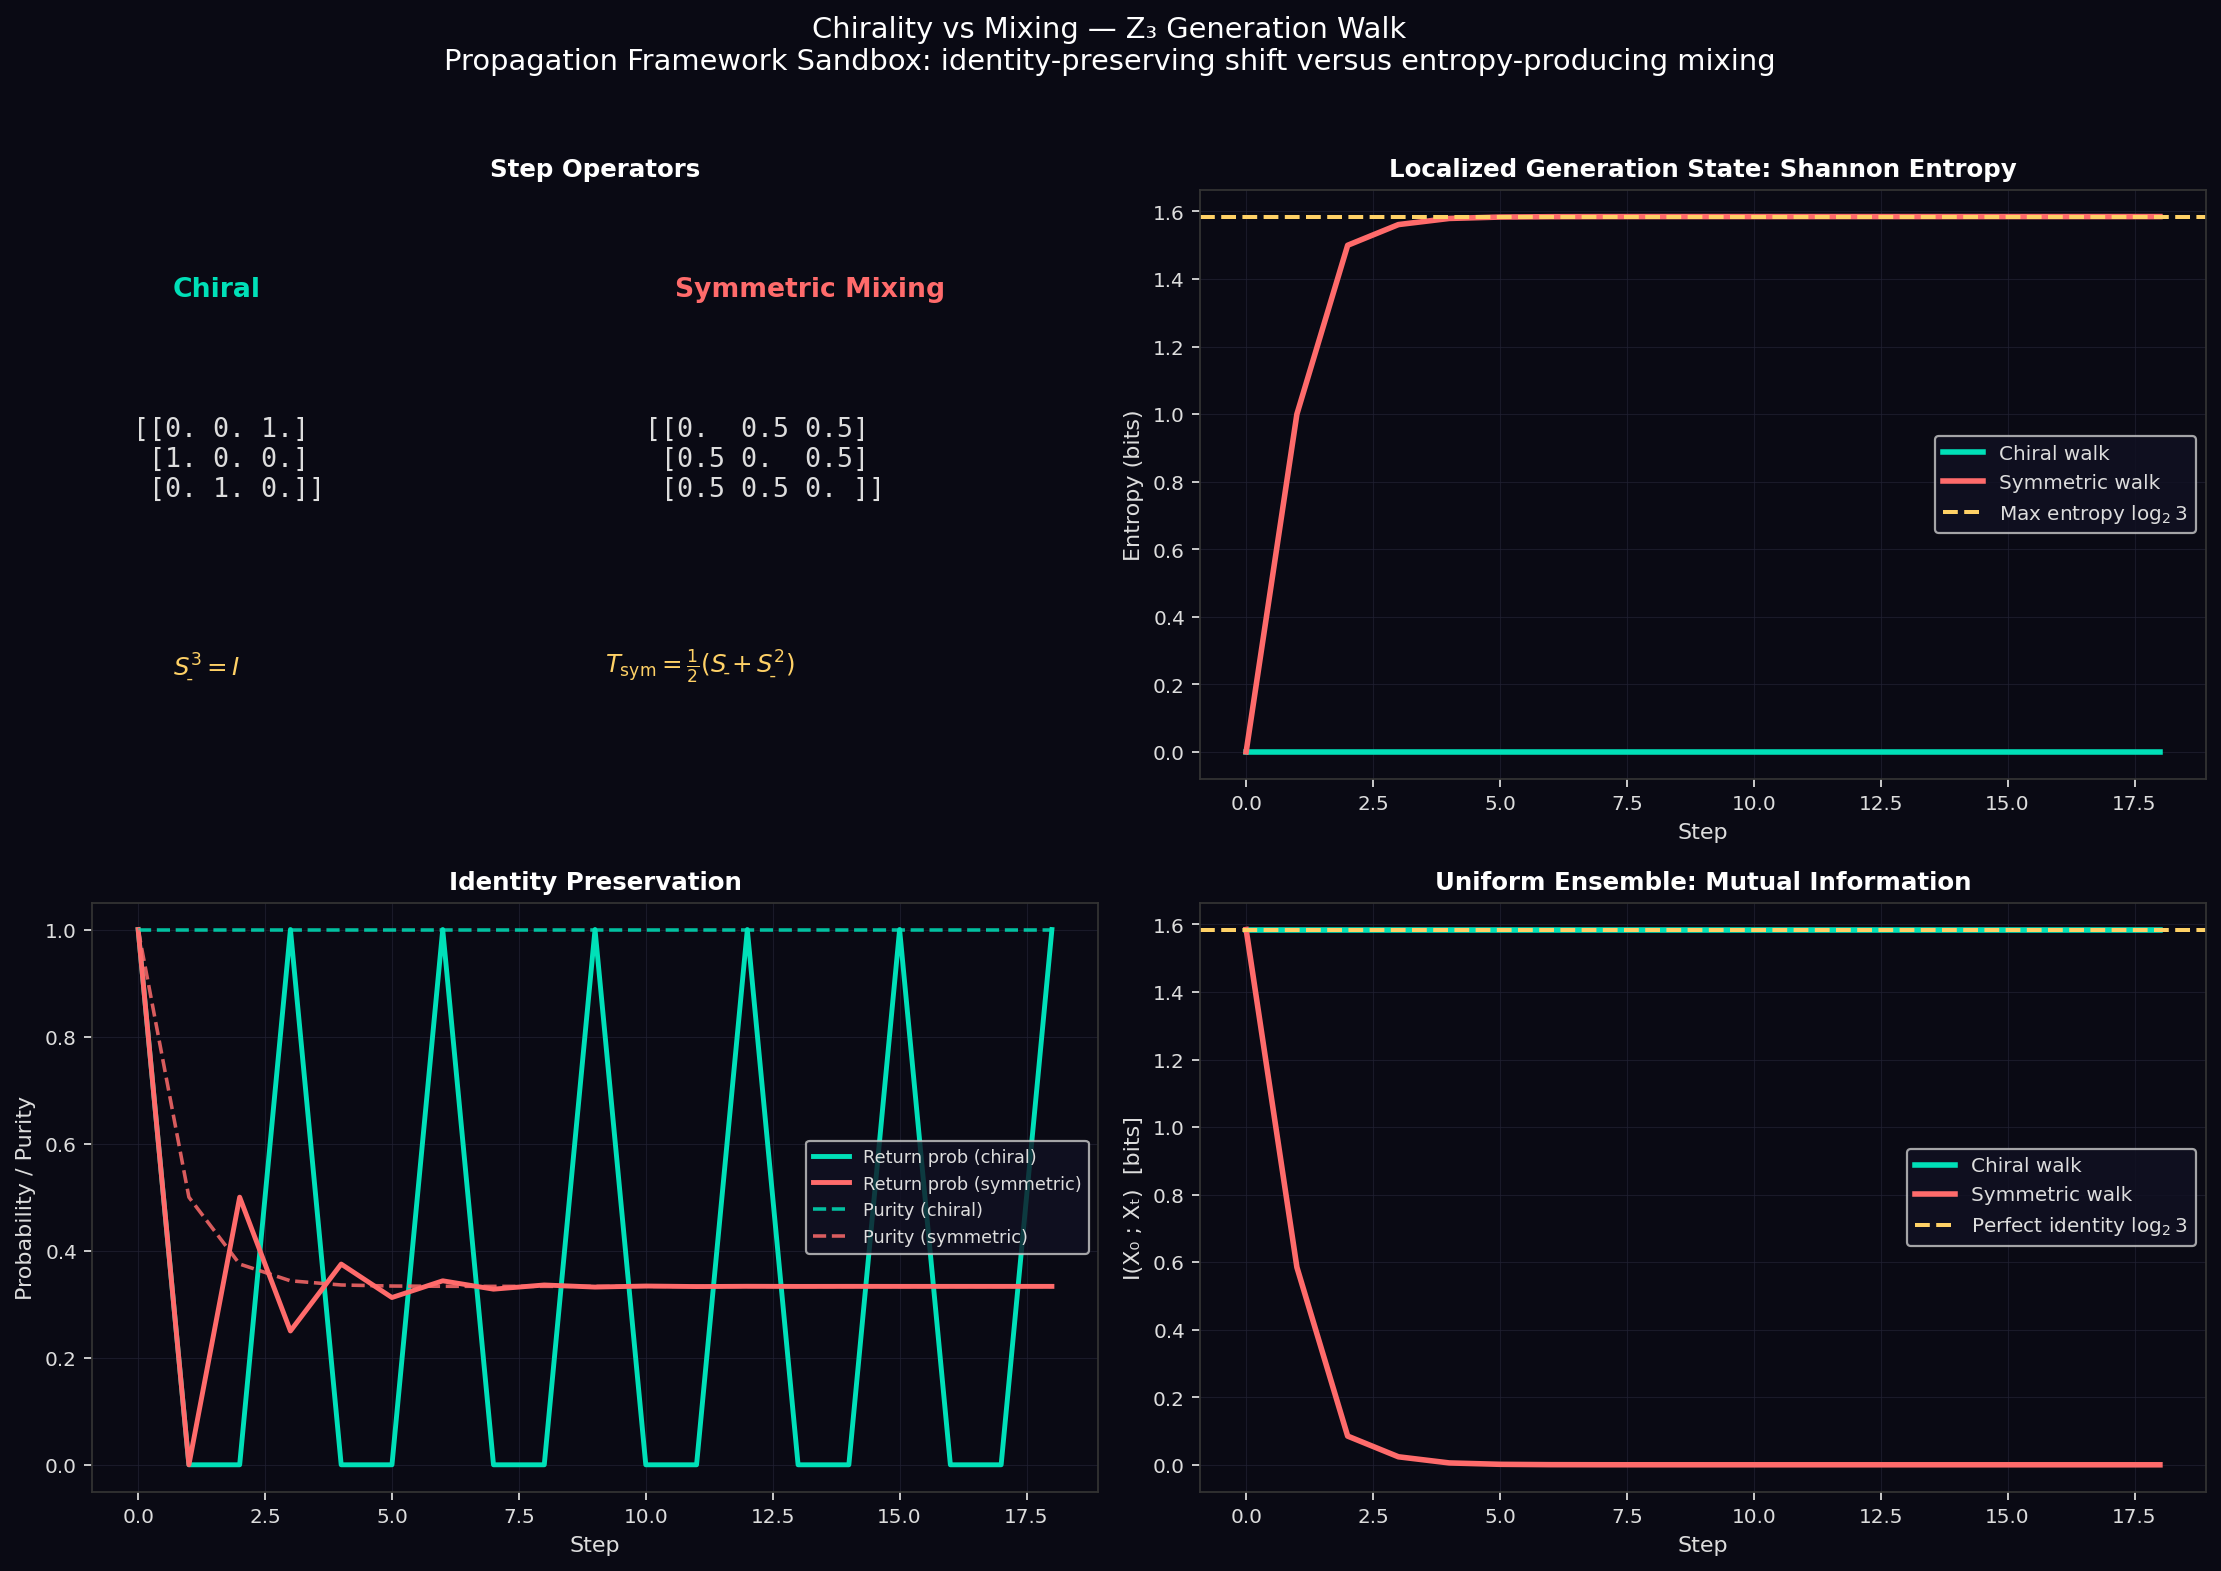

Generate this figure with Python:
#!/usr/bin/env python3
"""
chiral_vs_symmetric_entropy.py
==============================

Executable comparison of two Z3 generation walks:

1. Chiral walk:
   0 -> 1 -> 2 -> 0
   represented by the pure shift matrix S_bar.

2. Symmetric mixing walk:
   each channel mixes equally into its two neighbors,
   represented by the nearest-neighbor circulant matrix
   T_sym = 0.5 * (S_bar + S_bar^2).

This is not a proof of the God Equation. It is a sandbox demonstration of a
clean physical intuition:

  chirality preserves generation identity,
  symmetric mixing destroys it.

Diagnostics:
- Shannon entropy H[p_t] for an initially localized generation state
- Return probability to the initial generation
- Purity sum_i p_i^2
- Mutual information I(X_0 ; X_t) for a uniform ensemble of initial channels

Run:
    python sandbox/chiral_vs_symmetric_entropy.py
"""

from __future__ import annotations

import csv
import math
from pathlib import Path

import matplotlib
matplotlib.use('Agg')
import matplotlib.pyplot as plt
import numpy as np


SCRIPT_DIR = Path(__file__).parent
PLOT_PATH = SCRIPT_DIR / "chiral_vs_symmetric_entropy.png"
SCAN_PLOT_PATH = SCRIPT_DIR / "chiral_vs_symmetric_phase_scan.png"
SCAN_CSV_PATH = SCRIPT_DIR / "chiral_vs_symmetric_phase_scan.csv"


def s_bar_matrix() -> np.ndarray:
    """
    Cyclic shift on Z3:
        |0> -> |1>, |1> -> |2>, |2> -> |0>
    Matrix acts on column vectors.
    """
    return np.array(
        [
            [0.0, 0.0, 1.0],
            [1.0, 0.0, 0.0],
            [0.0, 1.0, 0.0],
        ]
    )


def chirality_family(eta: float) -> np.ndarray:
    """
    One-parameter family interpolating between:
      eta = 1.0  -> pure chiral shift S_bar
      eta = 0.0  -> symmetric nearest-neighbor mixing

    The family remains row-stochastic and circulant:
      T_eta = p_fwd S_bar + p_bwd S_bar^2
      p_fwd = (1 + eta) / 2
      p_bwd = (1 - eta) / 2
    """
    if not 0.0 <= eta <= 1.0:
        raise ValueError("eta must lie in [0, 1]")

    sbar = s_bar_matrix()
    sbar2 = np.linalg.matrix_power(sbar, 2)
    p_fwd = 0.5 * (1.0 + eta)
    p_bwd = 0.5 * (1.0 - eta)
    return p_fwd * sbar + p_bwd * sbar2


def shannon_entropy_bits(prob: np.ndarray) -> float:
    prob = np.asarray(prob, dtype=float)
    mask = prob > 0.0
    return float(-np.sum(prob[mask] * np.log2(prob[mask])))


def mutual_information_bits(transition: np.ndarray) -> float:
    """
    Mutual information I(X0 ; Xt) when X0 is uniform on {0,1,2} and Xt is
    generated by the transition matrix.
    """
    n = transition.shape[0]
    px = np.full(n, 1.0 / n)
    joint = px[:, None] * transition
    py = np.sum(joint, axis=0)
    info = 0.0
    for i in range(n):
        for j in range(n):
            if joint[i, j] > 0.0:
                info += joint[i, j] * math.log2(joint[i, j] / (px[i] * py[j]))
    return float(info)


def evolve_distribution(step_matrix: np.ndarray, p0: np.ndarray, steps: int) -> list[np.ndarray]:
    distributions = [p0.copy()]
    current = p0.copy()
    for _ in range(steps):
        current = step_matrix @ current
        distributions.append(current.copy())
    return distributions


def analyze_walk(step_matrix: np.ndarray, steps: int, label: str) -> dict[str, np.ndarray]:
    localized = np.array([1.0, 0.0, 0.0])
    dist_list = evolve_distribution(step_matrix, localized, steps)

    entropy = np.array([shannon_entropy_bits(p) for p in dist_list])
    return_prob = np.array([p[0] for p in dist_list])
    purity = np.array([float(np.sum(p**2)) for p in dist_list])
    mi = []
    for t in range(steps + 1):
        transition_t = np.linalg.matrix_power(step_matrix, t)
        mi.append(mutual_information_bits(transition_t))

    return {
        "label": label,
        "distributions": np.array(dist_list),
        "entropy": entropy,
        "return_prob": return_prob,
        "purity": np.array(purity),
        "mutual_info": np.array(mi),
    }


def scan_chirality_family(etas: np.ndarray, cycle_step: int, long_step: int) -> list[dict[str, float]]:
    max_info = math.log2(3.0)
    rows: list[dict[str, float]] = []
    for eta in etas:
        step_matrix = chirality_family(float(eta))
        cycle_matrix = np.linalg.matrix_power(step_matrix, cycle_step)
        long_matrix = np.linalg.matrix_power(step_matrix, long_step)
        evals = np.linalg.eigvals(step_matrix)
        subdominant = max(abs(ev) for ev in evals if abs(ev - 1.0) > 1e-10)

        cycle_from_zero = cycle_matrix[:, 0]
        long_from_zero = long_matrix[:, 0]
        cycle_info = mutual_information_bits(cycle_matrix)
        long_info = mutual_information_bits(long_matrix)

        rows.append(
            {
                "eta": float(eta),
                "p_forward": 0.5 * (1.0 + float(eta)),
                "p_backward": 0.5 * (1.0 - float(eta)),
                "entropy_t3": shannon_entropy_bits(cycle_from_zero),
                "return_t3": float(cycle_from_zero[0]),
                "purity_t3": float(np.sum(cycle_from_zero**2)),
                "mi_t3": cycle_info,
                "mi_t3_frac": cycle_info / max_info,
                "entropy_t18": shannon_entropy_bits(long_from_zero),
                "return_t18": float(long_from_zero[0]),
                "purity_t18": float(np.sum(long_from_zero**2)),
                "mi_t18": long_info,
                "mi_t18_frac": long_info / max_info,
                "subdominant_eval_abs": float(subdominant),
                "spectral_gap": float(1.0 - subdominant),
            }
        )

    return rows


def first_eta_at_or_above(rows: list[dict[str, float]], key: str, target: float) -> float | None:
    for row in rows:
        if row[key] >= target:
            return row["eta"]
    return None


def save_scan_csv(rows: list[dict[str, float]]) -> None:
    fieldnames = list(rows[0].keys())
    with SCAN_CSV_PATH.open("w", newline="", encoding="utf-8") as handle:
        writer = csv.DictWriter(handle, fieldnames=fieldnames)
        writer.writeheader()
        writer.writerows(rows)


def make_scan_plot(rows: list[dict[str, float]]) -> None:
    bg = "#0a0a14"
    fg = "#dddddd"
    c_chiral = "#00e0b8"
    c_mix = "#ff6b6b"
    c_gold = "#ffd166"
    c_blue = "#6ab7ff"

    eta = np.array([row["eta"] for row in rows])
    mi3 = np.array([row["mi_t3_frac"] for row in rows])
    mi18 = np.array([row["mi_t18_frac"] for row in rows])
    ret3 = np.array([row["return_t3"] for row in rows])
    ent3 = np.array([row["entropy_t3"] for row in rows])
    gap = np.array([row["spectral_gap"] for row in rows])

    fig, axes = plt.subplots(2, 2, figsize=(14, 10))
    fig.patch.set_facecolor(bg)
    for ax in axes.flat:
        ax.set_facecolor(bg)
        ax.tick_params(colors=fg, labelsize=9)
        for spine in ax.spines.values():
            spine.set_edgecolor("#333333")
        ax.grid(True, color="#222233", lw=0.5, alpha=0.7)

    ax = axes[0, 0]
    ax.set_title("Information Retention vs Chirality", color="white", fontsize=11, fontweight="bold")
    ax.plot(eta, mi3, color=c_chiral, lw=2.4, label="Cycle retention I(t=3) / log2(3)")
    ax.plot(eta, mi18, color=c_mix, lw=2.4, label="Long-horizon retention I(t=18) / log2(3)")
    ax.axhline(0.5, color=c_gold, ls="--", lw=1.6, label="50% retention")
    ax.set_xlabel("Chirality parameter η", color=fg)
    ax.set_ylabel("Retained identity fraction", color=fg)
    ax.legend(facecolor="#111122", labelcolor=fg, fontsize=8)

    ax = axes[0, 1]
    ax.set_title("One-Cycle Closure Quality", color="white", fontsize=11, fontweight="bold")
    ax.plot(eta, ret3, color=c_blue, lw=2.4, label="Return probability at t=3")
    ax.plot(eta, ent3 / math.log2(3.0), color=c_mix, lw=2.4, label="Entropy fraction at t=3")
    ax.axhline(1.0 / 3.0, color=c_gold, ls="--", lw=1.6, label="Uniform return = 1/3")
    ax.set_xlabel("Chirality parameter η", color=fg)
    ax.set_ylabel("Cycle metric", color=fg)
    ax.legend(facecolor="#111122", labelcolor=fg, fontsize=8)

    ax = axes[1, 0]
    ax.set_title("Mixing Rate", color="white", fontsize=11, fontweight="bold")
    ax.plot(eta, gap, color=c_gold, lw=2.4, label="Spectral gap 1 - |λ₂|")
    ax.set_xlabel("Chirality parameter η", color=fg)
    ax.set_ylabel("Spectral gap", color=fg)
    ax.legend(facecolor="#111122", labelcolor=fg, fontsize=8)

    ax = axes[1, 1]
    ax.set_title("Family Definition", color="white", fontsize=11, fontweight="bold")
    ax.axis("off")
    ax.text(0.04, 0.85, "Tη = pfwd S̄ + pbwd S̄²", color="white", fontsize=14, transform=ax.transAxes)
    ax.text(0.04, 0.67, "pfwd = (1 + η)/2", color=c_chiral, fontsize=12, transform=ax.transAxes)
    ax.text(0.04, 0.57, "pbwd = (1 - η)/2", color=c_mix, fontsize=12, transform=ax.transAxes)
    ax.text(0.04, 0.39, "η = 1  -> pure chiral shift", color=fg, fontsize=11, transform=ax.transAxes)
    ax.text(0.04, 0.30, "η = 0  -> symmetric nearest-neighbor mixing", color=fg, fontsize=11, transform=ax.transAxes)
    ax.text(0.04, 0.12, "Any η < 1 still mixes at long times; the scan quantifies\nhow much cycle-by-cycle identity survives before thermalization.",
            color=c_gold, fontsize=10, transform=ax.transAxes)

    fig.suptitle(
        "Chirality-to-Mixing Phase Scan — Z₃ Generation Walk",
        color="white", fontsize=13, y=0.98
    )
    plt.tight_layout(rect=(0, 0, 1, 0.96))
    plt.savefig(SCAN_PLOT_PATH, dpi=160, bbox_inches="tight", facecolor=bg)


def make_plot(times: np.ndarray,
              chiral: dict[str, np.ndarray],
              symmetric: dict[str, np.ndarray],
              sbar: np.ndarray,
              tsym: np.ndarray) -> None:
    bg = "#0a0a14"
    fg = "#dddddd"
    c_chiral = "#00e0b8"
    c_mix = "#ff6b6b"
    c_gold = "#ffd166"

    fig, axes = plt.subplots(2, 2, figsize=(14, 10))
    fig.patch.set_facecolor(bg)
    for ax in axes.flat:
        ax.set_facecolor(bg)
        ax.tick_params(colors=fg, labelsize=9)
        for spine in ax.spines.values():
            spine.set_edgecolor("#333333")
        ax.grid(True, color="#222233", lw=0.5, alpha=0.7)

    # Panel 1: matrices
    ax = axes[0, 0]
    ax.set_title("Step Operators", color="white", fontsize=11, fontweight="bold")
    ax.axis("off")
    ax.text(0.08, 0.82, "Chiral", color=c_chiral, fontsize=12, fontweight="bold", transform=ax.transAxes)
    ax.text(0.58, 0.82, "Symmetric Mixing", color=c_mix, fontsize=12, fontweight="bold", transform=ax.transAxes)
    ax.text(0.04, 0.48, np.array2string(sbar, precision=1, suppress_small=True),
            family="monospace", fontsize=12, color=fg, transform=ax.transAxes)
    ax.text(0.55, 0.48, np.array2string(tsym, precision=2, suppress_small=True),
            family="monospace", fontsize=12, color=fg, transform=ax.transAxes)
    ax.text(0.08, 0.18, r"$S_{\bar{}}^3 = I$", color=c_gold, fontsize=11, transform=ax.transAxes)
    ax.text(0.51, 0.18, r"$T_{\rm sym} = \frac{1}{2}(S_{\bar{}} + S_{\bar{}}^2)$",
            color=c_gold, fontsize=11, transform=ax.transAxes)

    # Panel 2: entropy
    ax = axes[0, 1]
    ax.set_title("Localized Generation State: Shannon Entropy", color="white", fontsize=11, fontweight="bold")
    ax.plot(times, chiral["entropy"], color=c_chiral, lw=2.5, label="Chiral walk")
    ax.plot(times, symmetric["entropy"], color=c_mix, lw=2.5, label="Symmetric walk")
    ax.axhline(math.log2(3.0), color=c_gold, ls="--", lw=1.8, label=r"Max entropy $\log_2 3$")
    ax.set_xlabel("Step", color=fg)
    ax.set_ylabel("Entropy (bits)", color=fg)
    ax.legend(facecolor="#111122", labelcolor=fg, fontsize=9)

    # Panel 3: return probability and purity
    ax = axes[1, 0]
    ax.set_title("Identity Preservation", color="white", fontsize=11, fontweight="bold")
    ax.plot(times, chiral["return_prob"], color=c_chiral, lw=2.2, label="Return prob (chiral)")
    ax.plot(times, symmetric["return_prob"], color=c_mix, lw=2.2, label="Return prob (symmetric)")
    ax.plot(times, chiral["purity"], color=c_chiral, lw=1.6, ls="--", alpha=0.85, label="Purity (chiral)")
    ax.plot(times, symmetric["purity"], color=c_mix, lw=1.6, ls="--", alpha=0.85, label="Purity (symmetric)")
    ax.set_xlabel("Step", color=fg)
    ax.set_ylabel("Probability / Purity", color=fg)
    ax.legend(facecolor="#111122", labelcolor=fg, fontsize=8)

    # Panel 4: mutual information
    ax = axes[1, 1]
    ax.set_title("Uniform Ensemble: Mutual Information", color="white", fontsize=11, fontweight="bold")
    ax.plot(times, chiral["mutual_info"], color=c_chiral, lw=2.5, label="Chiral walk")
    ax.plot(times, symmetric["mutual_info"], color=c_mix, lw=2.5, label="Symmetric walk")
    ax.axhline(math.log2(3.0), color=c_gold, ls="--", lw=1.8, label=r"Perfect identity $\log_2 3$")
    ax.set_xlabel("Step", color=fg)
    ax.set_ylabel("I(X₀ ; Xₜ)  [bits]", color=fg)
    ax.legend(facecolor="#111122", labelcolor=fg, fontsize=9)

    fig.suptitle(
        "Chirality vs Mixing — Z₃ Generation Walk\n"
        "Propagation Framework Sandbox: identity-preserving shift versus entropy-producing mixing",
        color="white", fontsize=13, y=0.98
    )
    plt.tight_layout(rect=(0, 0, 1, 0.96))
    plt.savefig(PLOT_PATH, dpi=160, bbox_inches="tight", facecolor=bg)


def main() -> None:
    sbar = s_bar_matrix()
    tsym = 0.5 * (sbar + np.linalg.matrix_power(sbar, 2))
    steps = 18
    times = np.arange(steps + 1)

    chiral = analyze_walk(sbar, steps, "chiral")
    symmetric = analyze_walk(tsym, steps, "symmetric")

    print("=" * 78)
    print("CHIRAL VS SYMMETRIC ENTROPY")
    print("=" * 78)
    print("Step operators:")
    print("Chiral S_bar =")
    print(sbar)
    print()
    print("Symmetric T_sym = 0.5 * (S_bar + S_bar^2) =")
    print(tsym)
    print()
    print(f"Max generation entropy = log2(3) = {math.log2(3.0):.6f} bits")
    print()

    for step in [0, 1, 2, 3, 6, 9, 18]:
        ce = chiral["entropy"][step]
        se = symmetric["entropy"][step]
        cr = chiral["return_prob"][step]
        sr = symmetric["return_prob"][step]
        cmi = chiral["mutual_info"][step]
        smi = symmetric["mutual_info"][step]
        print(f"Step {step:>2}:")
        print(f"  chiral    H={ce:.6f}  return={cr:.6f}  I(X0;Xt)={cmi:.6f}")
        print(f"  symmetric H={se:.6f}  return={sr:.6f}  I(X0;Xt)={smi:.6f}")

    print()
    print("Interpretation:")
    print("- The chiral walk is a permutation: no diffusion in generation space, zero")
    print("  entropy for a localized state, perfect information preservation.")
    print("- The symmetric walk mixes neighboring generations and drives the localized")
    print("  state toward the maximally mixed Z3 distribution.")
    print("- This does not prove chirality from the PF axioms, but it makes the")
    print("  stability-versus-mixing tradeoff executable.")

    make_plot(times, chiral, symmetric, sbar, tsym)
    etas = np.linspace(0.0, 1.0, 101)
    rows = scan_chirality_family(etas, cycle_step=3, long_step=18)
    save_scan_csv(rows)
    make_scan_plot(rows)

    eta_cycle_50 = first_eta_at_or_above(rows, "mi_t3_frac", 0.5)
    eta_cycle_90 = first_eta_at_or_above(rows, "mi_t3_frac", 0.9)
    eta_return_90 = first_eta_at_or_above(rows, "return_t3", 0.9)

    print()
    print(f"Plot saved: {PLOT_PATH}")
    print(f"Phase scan CSV saved: {SCAN_CSV_PATH}")
    print(f"Phase scan plot saved: {SCAN_PLOT_PATH}")
    print()
    print("Chirality scan summary:")
    print(f"- 50% cycle information retention reached at eta ≈ {eta_cycle_50:.2f}")
    print(f"- 90% cycle information retention reached at eta ≈ {eta_cycle_90:.2f}")
    print(f"- 90% three-step return probability reached at eta ≈ {eta_return_90:.2f}")
    print("- Long-horizon retention I(t=18) / log2(3) drops to zero for every eta < 1 in this family.")


if __name__ == "__main__":
    main()
